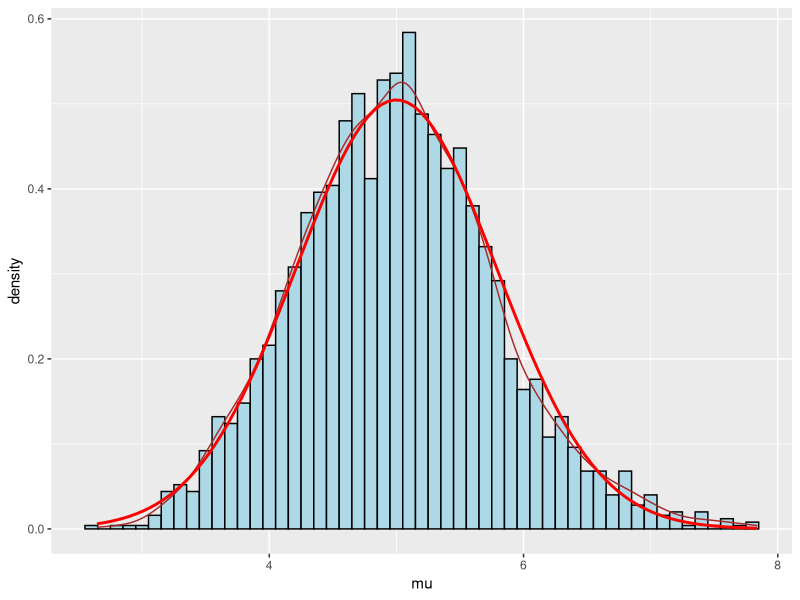
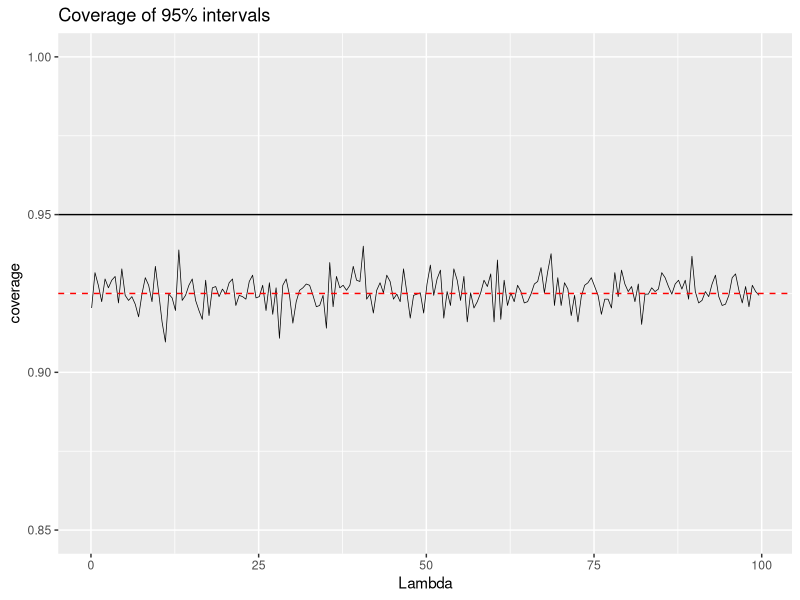

The R source for these figures, in order:
## ---- chunk 1
set.seed(12312412) # random seed
library(ggplot2) # plotting 

lambda <- 0.2
n_samples <- 40 
n_sims <- 2500
mu <- apply(matrix(rexp(n_samples*n_sims, lambda), n_sims), 1, mean) # sample means
mean_mu <- mean(mu) # mean of sample means
mu_theor <- 1/lambda # theoretical mean
var_mu <- var(mu) # variance of sample means
var_theor <- 1/(n_samples*lambda^2)
## ---- chunk 2
g <- ggplot(data = data.frame(mu), aes(x=mu)) +
  geom_histogram(aes(y=..density..), binwidth=0.1, fill='lightblue', colour='black') +
  geom_density(colour="brown") + stat_function(fun=dnorm, colour="red", size=1,
             args = list(mean = 5,sd = 1/(lambda)*(1/sqrt(n_samples))))
## ---- chunk 3
plot(g)
## ---- chunk 4
shapiro <- shapiro.test(mu)$p.value # answer is 2.208415e-12
## ---- chunk 5
lambda_val <- seq(0.1, 100.0, by = .5)
coverage <- sapply(lambda_val, function(lambda){
  runs   <- matrix(rexp(n_samples*n_sims,lambda) , n_sims)    
  lhats  <- apply(runs , 1, mean)
  lsd    <- apply(runs,1,sd)
  ll     <- lhats - qnorm(.975) * lsd /sqrt(n_samples)
  ul     <- lhats + qnorm(.975) * lsd /sqrt(n_samples)
  mean(ll < 1/lambda & ul > 1/lambda)

  })

# plot all the things

ggplot(data.frame(lambda_val, coverage), aes(x=lambda_val, y=coverage)) +  
    geom_line(size = .25) + geom_hline(yintercept = 0.95) + 
    geom_hline(yintercept = 0.925, colour='red', linetype=2)+
    ylim(.85, 1.0) +  xlab("Lambda") +  
    ggtitle("Coverage of 95% intervals")
